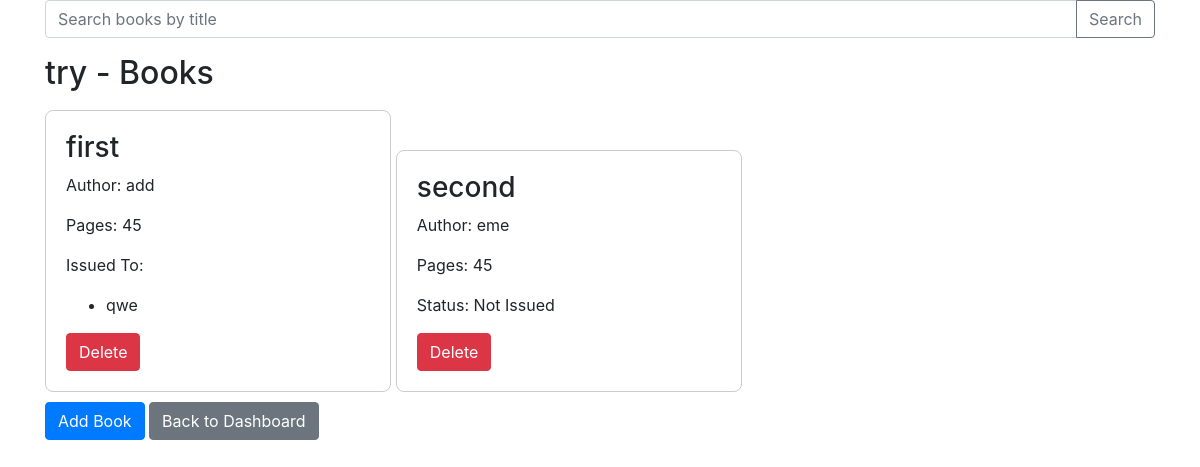
The page /sections/1/books (signed in) on the database its author committed.
### app.py (models this page shows)
class Section(db.Model):
    id = db.Column(db.Integer, primary_key=True)
    title = db.Column(db.String(100), nullable=False)
    date_created = db.Column(db.DateTime, default=datetime.now, nullable=False)
    description = db.Column(db.String(500), nullable=True)
    user_id = db.Column(db.Integer, db.ForeignKey('user.id'))
    books = db.relationship('Book', back_populates='section')
    issues = db.relationship('Issue', backref='section', lazy='dynamic')

class Book(db.Model):
    id = db.Column(db.Integer, primary_key=True)
    title = db.Column(db.String(150), nullable=False)
    author = db.Column(db.String(100), nullable=False)
    pages = db.Column(db.Integer)  # Add this line for the number of pages
    pdf_file = db.Column(db.String(200))
    section_id = db.Column(db.Integer, db.ForeignKey('section.id'), nullable=False)
    section = db.relationship('Section', back_populates='books')
    issues = db.relationship('Issue', backref='book', lazy='dynamic')

class User(db.Model):
    id = db.Column(db.Integer, primary_key=True)
    name = db.Column(db.String(100), nullable=False)
    email = db.Column(db.String(120), unique=True, nullable=False)
    mobile = db.Column(db.String(10), unique=True, nullable=False)
    username = db.Column(db.String(80), unique=True, nullable=False)
    password = db.Column(db.String(100), nullable=False)
    role = db.Column(db.String(20), nullable=False, default='user')
    sections = db.relationship('Section', backref='librarian', lazy='dynamic')
    issues = db.relationship('Issue', foreign_keys="[Issue.user_id]", backref='user', lazy='dynamic')
    librarian_actions = db.relationship('Issue', foreign_keys="[Issue.librarian_id]", backref='librarian', lazy='dynamic')

### app.py (the view)
@app.route('/sections/<int:section_id>/books', methods=['GET', 'POST'])
def view_books(section_id):
    if 'librarian_id' not in session:
        return redirect(url_for('librarian_login'))
    section = Section.query.get_or_404(section_id)
    query = request.args.get('query')  # or request.form.get('query') for POST
    if query:
        books = Book.query.filter(Book.section_id == section_id, Book.title.contains(query)).all()
    else:
        books = Book.query.filter_by(section_id=section_id).all()
    return render_template('section_books.html', section=section, books=books)

### templates/section_books.html (shortened to what this page needs)
<!DOCTYPE html>
<html lang="en">
<head>
    <link rel="stylesheet" href="https://stackpath.bootstrapcdn.com/bootstrap/4.3.1/css/bootstrap.min.css">
</head>
<body>
<div class="container">
    <form action="{{ url_for('view_books', section_id=section.id) }}" method="GET" class="input-group mb-3">
        <input type="text" class="form-control" placeholder="Search books by title" name="query">
        <div class="input-group-append">
            <button class="btn btn-outline-secondary" type="submit">Search</button>
        </div>
    </form>
    <h2>{{ section.title }} - Books</h2>
    <div>
        {% for book in books %}
        <div class="book-card">
            <h3>{{ book.title }}</h3>
            <p>Author: {{ book.author }}</p>
            <p>Pages: {{ book.pages if book.pages else 'N/A' }}</p>
           {% set issued_users = [] %}
           {% for issue in book.issues %}
               {% if issue.status == 'issued' %}
                   {% set issued_users = issued_users.append(issue.user.name) %}
               {% endif %}
           {% endfor %}
           {% if issued_users %}
               <p>Issued To:</p>
               <ul>
                   {% for user_name in issued_users %}
                       <li>{{ user_name }}</li>
                   {% endfor %}
               </ul>
           {% else %}
               <p>Status: Not Issued</p>
           {% endif %}
            <form action="{{ url_for('delete_book', book_id=book.id) }}" method="post" style="display:inline;">
                <button type="submit" class="btn btn-danger">Delete</button>
            </form>
        </div>
        {% else %}
        <p>No books in this section yet.</p>
        {% endfor %}
    </div>
    <a href="{{ url_for('add_book', section_id=section.id) }}" class="btn btn-primary">Add Book</a>
    <a href="{{ url_for('librarian_dashboard') }}" class="btn btn-secondary">Back to Dashboard</a>
</div>
</body>
</html>

### templates/section_books.html (style rules this page uses)
.book-card { border: 1px solid #ccc; border-radius: 8px; padding: 20px; margin: 10px 0; display: inline-block; width: calc(33% - 20px); }

### rows shown on the page
Section: title "try"
Book: title "first", author "add", pages "45"
User: name "qwe"
Book: title "second", author "eme", pages "45", shows "Status: Not Issued"
